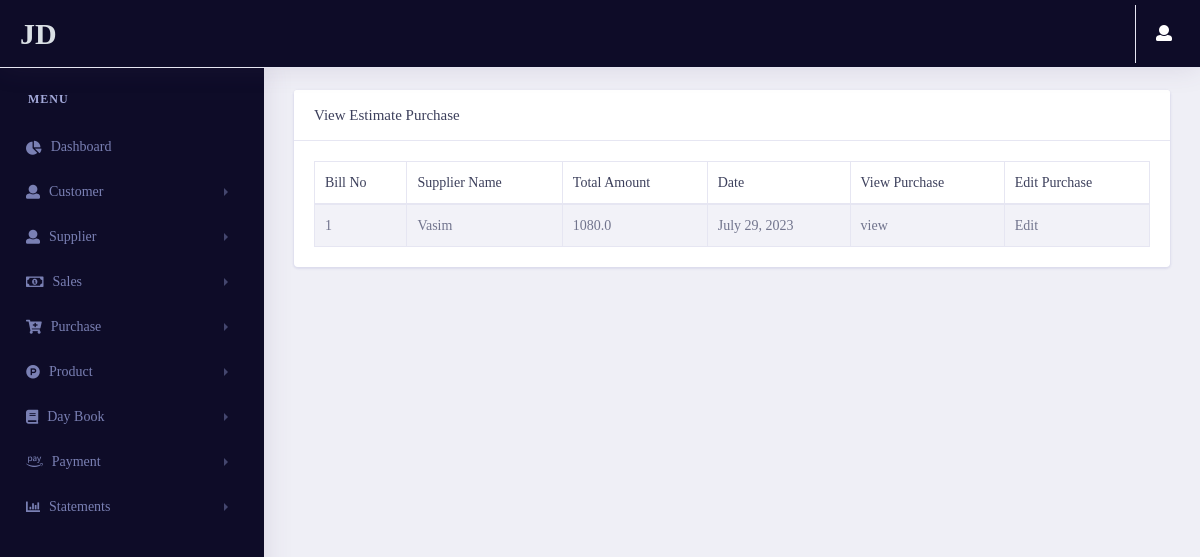
The page /purchase/viewpurchase/ (signed in) on the database as committed earlier.
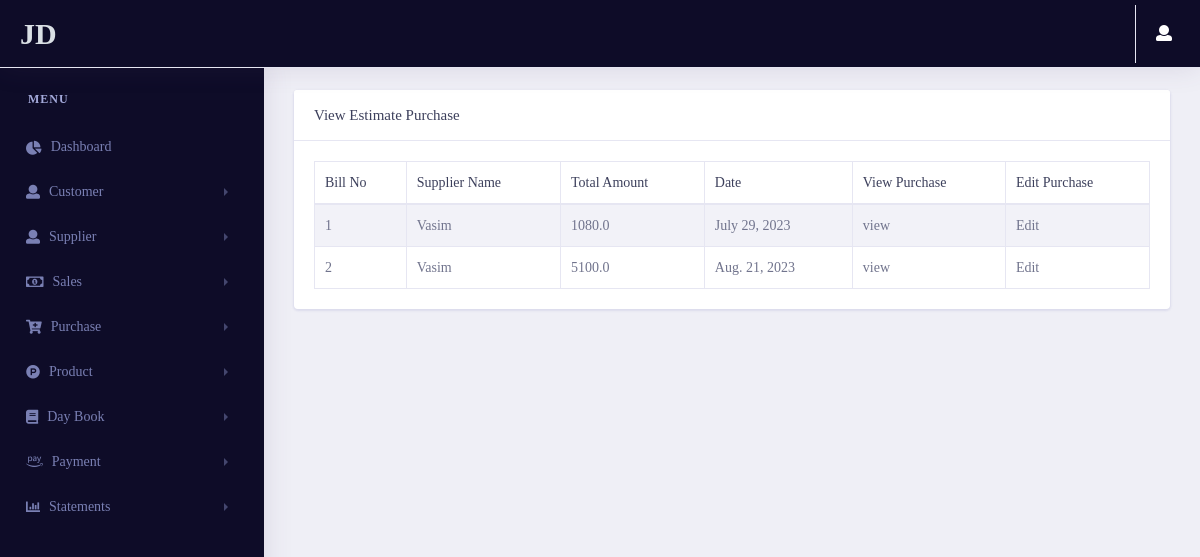
The same page on the database as committed later.
### pages/models.py (models this page shows, shortened)
class Profile(models.Model):
    user = models.OneToOneField(User,on_delete=models.CASCADE , related_name="profile")
    phone_no = models.CharField(max_length=20)
    company_name = models.CharField(max_length=50)
    Address = models.CharField(max_length=500)
    city = models.CharField(max_length=50)
    state = models.CharField(max_length=50)
    pincode = models.CharField(max_length=50)
    GSTNO = models.CharField(max_length=50)
    Bank_name = models.CharField(max_length=50)
    Bank_AC = models.CharField(max_length=50)
    IFSC_Code = models.CharField(max_length=50)
    Branch_name = models.CharField(max_length=50)
    id = models.UUIDField(default=uuid.uuid4 , unique=True , primary_key=True , editable=False)
    class Meta:
        indexes = [models.Index(fields=['user' , 'id'])]

### purchase/models.py (models this page shows, shortened)
class Estimate_Purchase(models.Model):
    Bill_no = models.IntegerField()
    supplier = models.ForeignKey(Supplier_estimate,on_delete=models.CASCADE)
    date = models.DateField(auto_now_add=True)
    Total_amount = models.FloatField()
    Due_amount = models.FloatField()
    Round_off = models.FloatField()
    Grand_total = models.FloatField()
    id = models.UUIDField(default=uuid.uuid4 , unique=True , primary_key=True , editable=False)
    class Meta:
        indexes = [models.Index(fields=('Bill_no' , 'id' , 'supplier'))]

### supplier/models.py (models this page shows)
class Supplier_estimate(models.Model):
    supplier_id = models.CharField(max_length=10, null=True, blank=True)
    fullname = models.CharField(max_length=50)
    contactno = models.CharField(max_length=50)
    city = models.CharField(max_length=50)
    state = models.CharField(max_length=50)
    landmark = models.CharField(max_length=50)
    id = models.UUIDField(default=uuid.uuid4 , unique=True , primary_key=True , editable=False)
    def __str__(self):
        return self.fullname
    class Meta:
        indexes = [models.Index(fields=['id' , 'fullname'])]

### purchase/views.py (the view)
# urls.py: path('viewpurchase/',views.viewpurchase,name="viewpurchase"),
@login_required(login_url='login')
def viewpurchase(request):
    try:
        if request.user.groups.filter(name='Estimate').exists():
            Purchase_data = Estimate_Purchase.objects.all()
        if request.user.groups.filter(name='GST').exists():
            Purchase_data = GST_Purchase.objects.all()
        context = {
            'Purchase_data' : Purchase_data
        }
        return render(request,"purchase/viewpurchase.html",context)
    except:
        return redirect('error404')

### pages/templatetags/user_auth.py (called while the page is built)
@register.filter(name='has_group')
def has_group(user, group_name):
    group = Group.objects.get(name=group_name)
    return True if group in user.groups.all() else False

### purchase/templates/purchase/viewpurchase.html (shortened to what this page needs)
{% extends 'pages/base.html' %}
{% load static %}
{% load user_auth %}
{% block content %}
    <link rel="stylesheet" href="{% static 'vendor/bootstrap/css/bootstrap.min.css' %}">
    <link rel="stylesheet" type="text/css" href="{% static 'vendor/datatables/css/dataTables.bootstrap4.css' %}">
    <link href="{% static 'vendor/fonts/circular-std/style.css' %}" rel="stylesheet">
    <link rel="stylesheet" href="{% static 'libs/css/style.css' %}">
    <link rel="stylesheet" href="{% static 'vendor/fonts/fontawesome/css/fontawesome-all.css' %}">
{% if request.user|has_group:"Estimate" %}
<div class="row">
    <div class="col-xl-12 col-lg-12 col-md-12 col-sm-12 col-12">
        <div class="card">
        <h5 class="card-header">View Estimate Purchase</h5>
            <div class="card-body">
                <div class="table-responsive">
                <table class="table table-striped table-bordered first">
                    <thead>
                        <tr>
                            <th>Bill No</th>
                            <th>Supplier Name</th>
                            <th>Total Amount</th>
                            <th>Date</th>
                            <th>View Purchase</th>
                            <th>Edit Purchase</th>
                        </tr>
                    </thead>
                    <tbody>
                        {% for i in Purchase_data    %}
                        <tr>
                            <td>{{i.Bill_no}}</td>
                            <td>{{i.supplier}}</td>
                            <td>{{i.Total_amount}}</td>
                            <td>{{i.date}}</td>
                            <td>
                                <a href="/purchase/purchaseinvoice/{{i.id}}">view</a>
                            </td>
                            <td>
                                <a href="/purchase/updatepurchase/{{i.id}}">Edit</a>
                            </td>
                        </tr>
                        {% endfor %}
                    </tbody>
                </table>
                </div>
            </div>
        </div>
    </div>
</div>
{% endif %}
{% endblock content %}

### pages/templates/pages/base.html (shortened to what this page needs)
{% load static %}
{% load user_auth %}
<!doctype html>
<html lang="en">
<head>
    <link rel="stylesheet" href="{% static 'vendor/bootstrap/css/bootstrap.min.css' %}">
    <link href="{% static 'vendor/fonts/circular-std/style.css' %}" rel="stylesheet">
    <link rel="stylesheet" href="{% static 'libs/css/style.css' %}">
    <link rel="stylesheet" href="{% static 'vendor/fonts/fontawesome/css/fontawesome-all.css' %}">
    <link rel="stylesheet" href="{% static 'vendor/fonts/material-design-iconic-font/css/materialdesignicons.min.css' %}">
    <link rel="stylesheet" href="{% static 'vendor/fonts/flag-icon-css/flag-icon.min.css' %}">
    <link href="{% static 'Select2/css/select2.min.css' %}" rel="stylesheet" type="text/css">
</head>
<body>
    <div class="dashboard-main-wrapper">
          <div class="dashboard-header">
            <nav class="navbar navbar-expand-lg sidebar-dark fixed-top" >
                <a class="navbar-brand text-light" href="{% url 'dashboard' %}">{{request.user.profile.company_name}}</a>
                <div class="collapse navbar-collapse " id="navbarSupportedContent">
                    <ul class="navbar-nav ml-auto navbar-right-top">
                        <li class="nav-item dropdown nav-user">
                            <a class="nav-link nav-user-img" href="#" id="navbarDropdownMenuLink2" data-toggle="dropdown" aria-haspopup="true" aria-expanded="false"><i class="fas fa-user mr-2" style="color: white;" aria-hidden="true"></i></a>
                        </li>
                    </ul>
                </div>
            </nav>
        </div>
        <div class="nav-left-sidebar sidebar-dark">
            <div class="menu-list">
                <nav class="navbar navbar-expand-lg navbar-dark">
                    <div class="collapse navbar-collapse" id="navbarNav">
                        <ul class="navbar-nav flex-column">
                            <li class="nav-divider">
                                Menu
                            </li>
                            <li class="nav-item">
                                <a class="nav-link" href="{% url 'dashboard' %}"><i class="fas fa-chart-pie" aria-hidden="true"></i>Dashboard</a>
                            </li>
                            <li class="nav-item">
                                <a class="nav-link" href="#" data-toggle="collapse" aria-expanded="false" data-target="#submenu-2" aria-controls="submenu-2"><i class="fa fa-user"></i>Customer</a>
                            </li>
                            <li class="nav-item">
                                <a class="nav-link" href="#" data-toggle="collapse" aria-expanded="false" data-target="#submenu-3" aria-controls="submenu-3"><i class="fa fa-user"></i>Supplier</a>
                            </li>
                            <li class="nav-item">
                                <a class="nav-link" href="#" data-toggle="collapse" aria-expanded="false" data-target="#submenu-7" aria-controls="submenu-6"><i class="far fa-money-bill-alt"></i>Sales</a>
                            </li>
                            <li class="nav-item">
                                <a class="nav-link" href="#" data-toggle="collapse" aria-expanded="false" data-target="#submenu-4" aria-controls="submenu-4"><i class="fas fa-cart-plus"></i>Purchase</a>
                            </li>
                            <li class="nav-item">
                                <a class="nav-link" href="#" data-toggle="collapse" aria-expanded="false" data-target="#submenu-5" aria-controls="submenu-5"><i class=" fab fa-product-hunt"></i>Product</a>
                            </li>
                            <li class="nav-item">
                                <a class="nav-link" href="#" data-toggle="collapse" aria-expanded="false" data-target="#submenu-6" aria-controls="submenu-5"><i class="fas fa-book"></i>Day Book</a>
                            </li>
                            <li class="nav-item">
                                <a class="nav-link" href="#" data-toggle="collapse" aria-expanded="false" data-target="#payment" aria-controls="submenu-5"><i class="fab fa-amazon-pay"></i>Payment</a>
                            </li>
                            <li class="nav-item">
                                <a class="nav-link" href="#" data-toggle="collapse" aria-expanded="false" data-target="#statement" aria-controls="statement"><i class="fas fa-chart-bar"></i>Statements</a>
                            </li>
                        </ul>
                    </div>
                </nav>
            </div>
        </div>
        <div class="dashboard-wrapper">
            <div class="dashboard-ecommerce">
                <div class="container-fluid dashboard-content ">
                    <div class="ecommerce-widget">
                    {% block content %}
                    {% endblock content %}
                    </div>
                </div>
            </div>
        </div>
    </div>
</body>
</html>

Rows that differ between the two databases and show on the page:
added Estimate_Purchase: Bill_no "2", supplier "Vasim", Total_amount "5100.0", date "Aug. 21, 2023"
